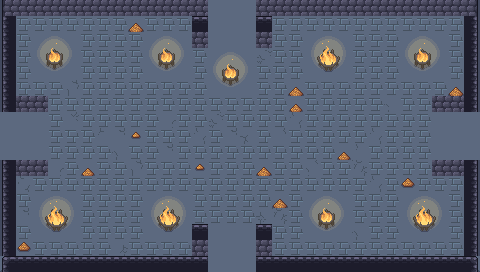

Below is a game level as drawn by its tile map, then a one-line description and the .tmx that defines it (tile-layer data replaced by summaries):
An orthogonal 30x17 tile map with 16x16 px tiles, 6 tile layers (ground, dressing, decor, walls, ...), 5 tilesets and 10 objects (5x ENTRY, 4x PROP, EXIT).

<map version="1.10" tiledversion="1.10.2" orientation="orthogonal" renderorder="right-down" width="30" height="17" tilewidth="16" tileheight="16" infinite="0" nextlayerid="8" nextobjectid="11">
 <tileset firstgid="1" name="wall" tilewidth="16" tileheight="16" tilecount="493" columns="17">
  <image source="../../../gfx/tiles/cove/walls_floor.png" width="272" height="464" />
 </tileset>
 <tileset firstgid="494" name="cracks" tilewidth="16" tileheight="16" tilecount="120" columns="8">
  <image source="../../../gfx/tiles/cove/cracks_floor.png" width="128" height="240" />
 </tileset>
 <tileset firstgid="614" name="wallcracks" tilewidth="16" tileheight="16" tilecount="256" columns="8">
  <image source="../../../gfx/tiles/cove/cracks_walls.png" width="128" height="512" />
 </tileset>
 <tileset firstgid="870" name="objects" tilewidth="16" tileheight="16" tilecount="216" columns="24">
  <image source="../../../gfx/tiles/cove/objects.png" width="384" height="144" />
 </tileset>
 <tileset firstgid="1086" name="fire" tilewidth="16" tileheight="16" tilecount="198" columns="11">
  <image source="../../../gfx/tiles/cove/fire.png" width="176" height="288" />
  <tile id="0">
   <animation>
    <frame tileid="0" duration="150" />
    <frame tileid="33" duration="150" />
    <frame tileid="66" duration="150" />
    <frame tileid="99" duration="150" />
    <frame tileid="132" duration="150" />
    <frame tileid="165" duration="150" />
   </animation>
  </tile>
  <tile id="1">
   <animation>
    <frame tileid="1" duration="150" />
    <frame tileid="34" duration="150" />
    <frame tileid="67" duration="150" />
    <frame tileid="100" duration="150" />
    <frame tileid="133" duration="150" />
    <frame tileid="166" duration="150" />
   </animation>
  </tile>
  <tile id="2">
   <animation>
    <frame tileid="2" duration="150" />
    <frame tileid="35" duration="150" />
    <frame tileid="68" duration="150" />
    <frame tileid="101" duration="150" />
    <frame tileid="134" duration="150" />
    <frame tileid="167" duration="150" />
   </animation>
  </tile>
  <tile id="3">
   <animation>
    <frame tileid="3" duration="150" />
    <frame tileid="36" duration="150" />
    <frame tileid="69" duration="150" />
    <frame tileid="102" duration="150" />
    <frame tileid="135" duration="150" />
    <frame tileid="168" duration="150" />
   </animation>
  </tile>
  <tile id="4">
   <animation>
    <frame tileid="4" duration="150" />
    <frame tileid="37" duration="150" />
    <frame tileid="70" duration="150" />
    <frame tileid="103" duration="150" />
    <frame tileid="136" duration="150" />
    <frame tileid="169" duration="150" />
   </animation>
  </tile>
  <tile id="5">
   <animation>
    <frame tileid="5" duration="150" />
    <frame tileid="38" duration="150" />
    <frame tileid="71" duration="150" />
    <frame tileid="104" duration="150" />
    <frame tileid="137" duration="150" />
    <frame tileid="170" duration="150" />
   </animation>
  </tile>
  <tile id="6">
   <animation>
    <frame tileid="6" duration="150" />
    <frame tileid="39" duration="150" />
    <frame tileid="72" duration="150" />
    <frame tileid="105" duration="150" />
    <frame tileid="138" duration="150" />
    <frame tileid="171" duration="150" />
   </animation>
  </tile>
  <tile id="7">
   <animation>
    <frame tileid="7" duration="150" />
    <frame tileid="40" duration="150" />
    <frame tileid="73" duration="150" />
    <frame tileid="106" duration="150" />
    <frame tileid="139" duration="150" />
    <frame tileid="172" duration="150" />
   </animation>
  </tile>
  <tile id="8">
   <animation>
    <frame tileid="8" duration="150" />
    <frame tileid="41" duration="150" />
    <frame tileid="74" duration="150" />
    <frame tileid="107" duration="150" />
    <frame tileid="140" duration="150" />
    <frame tileid="173" duration="150" />
   </animation>
  </tile>
  <tile id="9">
   <animation>
    <frame tileid="9" duration="150" />
    <frame tileid="42" duration="150" />
    <frame tileid="75" duration="150" />
    <frame tileid="108" duration="150" />
    <frame tileid="141" duration="150" />
    <frame tileid="174" duration="150" />
   </animation>
  </tile>
  <tile id="10">
   <animation>
    <frame tileid="10" duration="150" />
    <frame tileid="43" duration="150" />
    <frame tileid="76" duration="150" />
    <frame tileid="109" duration="150" />
    <frame tileid="142" duration="150" />
    <frame tileid="175" duration="150" />
   </animation>
  </tile>
  <tile id="11">
   <animation>
    <frame tileid="11" duration="150" />
    <frame tileid="44" duration="150" />
    <frame tileid="77" duration="150" />
    <frame tileid="110" duration="150" />
    <frame tileid="143" duration="150" />
    <frame tileid="176" duration="150" />
   </animation>
  </tile>
  <tile id="12">
   <animation>
    <frame tileid="12" duration="150" />
    <frame tileid="45" duration="150" />
    <frame tileid="78" duration="150" />
    <frame tileid="111" duration="150" />
    <frame tileid="144" duration="150" />
    <frame tileid="177" duration="150" />
   </animation>
  </tile>
  <tile id="13">
   <animation>
    <frame tileid="13" duration="150" />
    <frame tileid="46" duration="150" />
    <frame tileid="79" duration="150" />
    <frame tileid="112" duration="150" />
    <frame tileid="145" duration="150" />
    <frame tileid="178" duration="150" />
   </animation>
  </tile>
  <tile id="14">
   <animation>
    <frame tileid="14" duration="150" />
    <frame tileid="47" duration="150" />
    <frame tileid="80" duration="150" />
    <frame tileid="113" duration="150" />
    <frame tileid="146" duration="150" />
    <frame tileid="179" duration="150" />
   </animation>
  </tile>
  <tile id="15">
   <animation>
    <frame tileid="15" duration="150" />
    <frame tileid="48" duration="150" />
    <frame tileid="81" duration="150" />
    <frame tileid="114" duration="150" />
    <frame tileid="147" duration="150" />
    <frame tileid="180" duration="150" />
   </animation>
  </tile>
  <tile id="16">
   <animation>
    <frame tileid="16" duration="150" />
    <frame tileid="49" duration="150" />
    <frame tileid="82" duration="150" />
    <frame tileid="115" duration="150" />
    <frame tileid="148" duration="150" />
    <frame tileid="181" duration="150" />
   </animation>
  </tile>
  <tile id="17">
   <animation>
    <frame tileid="17" duration="150" />
    <frame tileid="50" duration="150" />
    <frame tileid="83" duration="150" />
    <frame tileid="116" duration="150" />
    <frame tileid="149" duration="150" />
    <frame tileid="182" duration="150" />
   </animation>
  </tile>
  <tile id="18">
   <animation>
    <frame tileid="18" duration="150" />
    <frame tileid="51" duration="150" />
    <frame tileid="84" duration="150" />
    <frame tileid="117" duration="150" />
    <frame tileid="150" duration="150" />
    <frame tileid="183" duration="150" />
   </animation>
  </tile>
  <tile id="19">
   <animation>
    <frame tileid="19" duration="150" />
    <frame tileid="52" duration="150" />
    <frame tileid="85" duration="150" />
    <frame tileid="118" duration="150" />
    <frame tileid="151" duration="150" />
    <frame tileid="184" duration="150" />
   </animation>
  </tile>
  <tile id="20">
   <animation>
    <frame tileid="20" duration="150" />
    <frame tileid="53" duration="150" />
    <frame tileid="86" duration="150" />
    <frame tileid="119" duration="150" />
    <frame tileid="152" duration="150" />
    <frame tileid="185" duration="150" />
   </animation>
  </tile>
  <tile id="21">
   <animation>
    <frame tileid="21" duration="150" />
    <frame tileid="54" duration="150" />
    <frame tileid="87" duration="150" />
    <frame tileid="120" duration="150" />
    <frame tileid="153" duration="150" />
    <frame tileid="186" duration="150" />
   </animation>
  </tile>
  <tile id="22">
   <animation>
    <frame tileid="22" duration="150" />
    <frame tileid="55" duration="150" />
    <frame tileid="88" duration="150" />
    <frame tileid="121" duration="150" />
    <frame tileid="154" duration="150" />
    <frame tileid="187" duration="150" />
   </animation>
  </tile>
  <tile id="23">
   <animation>
    <frame tileid="23" duration="150" />
    <frame tileid="56" duration="150" />
    <frame tileid="89" duration="150" />
    <frame tileid="122" duration="150" />
    <frame tileid="155" duration="150" />
    <frame tileid="188" duration="150" />
   </animation>
  </tile>
  <tile id="24">
   <animation>
    <frame tileid="24" duration="150" />
    <frame tileid="57" duration="150" />
    <frame tileid="90" duration="150" />
    <frame tileid="123" duration="150" />
    <frame tileid="156" duration="150" />
    <frame tileid="189" duration="150" />
   </animation>
  </tile>
  <tile id="25">
   <animation>
    <frame tileid="25" duration="150" />
    <frame tileid="58" duration="150" />
    <frame tileid="91" duration="150" />
    <frame tileid="124" duration="150" />
    <frame tileid="157" duration="150" />
    <frame tileid="190" duration="150" />
   </animation>
  </tile>
  <tile id="26">
   <animation>
    <frame tileid="26" duration="150" />
    <frame tileid="59" duration="150" />
    <frame tileid="92" duration="150" />
    <frame tileid="125" duration="150" />
    <frame tileid="158" duration="150" />
    <frame tileid="191" duration="150" />
   </animation>
  </tile>
  <tile id="27">
   <animation>
    <frame tileid="27" duration="150" />
    <frame tileid="60" duration="150" />
    <frame tileid="93" duration="150" />
    <frame tileid="126" duration="150" />
    <frame tileid="159" duration="150" />
    <frame tileid="192" duration="150" />
   </animation>
  </tile>
  <tile id="28">
   <animation>
    <frame tileid="28" duration="150" />
    <frame tileid="61" duration="150" />
    <frame tileid="94" duration="150" />
    <frame tileid="127" duration="150" />
    <frame tileid="160" duration="150" />
    <frame tileid="193" duration="150" />
   </animation>
  </tile>
  <tile id="29">
   <animation>
    <frame tileid="29" duration="150" />
    <frame tileid="62" duration="150" />
    <frame tileid="95" duration="150" />
    <frame tileid="128" duration="150" />
    <frame tileid="161" duration="150" />
    <frame tileid="194" duration="150" />
   </animation>
  </tile>
  <tile id="30">
   <animation>
    <frame tileid="30" duration="150" />
    <frame tileid="63" duration="150" />
    <frame tileid="96" duration="150" />
    <frame tileid="129" duration="150" />
    <frame tileid="162" duration="150" />
    <frame tileid="195" duration="150" />
   </animation>
  </tile>
  <tile id="31">
   <animation>
    <frame tileid="31" duration="150" />
    <frame tileid="64" duration="150" />
    <frame tileid="97" duration="150" />
    <frame tileid="130" duration="150" />
    <frame tileid="163" duration="150" />
    <frame tileid="196" duration="150" />
   </animation>
  </tile>
  <tile id="32">
   <animation>
    <frame tileid="32" duration="150" />
    <frame tileid="65" duration="150" />
    <frame tileid="98" duration="150" />
    <frame tileid="131" duration="150" />
    <frame tileid="164" duration="150" />
    <frame tileid="197" duration="150" />
   </animation>
  </tile>
 </tileset>
 <layer id="1" name="ground" width="30" height="17">
  <data>[510 cells, 510 non-empty, 1 distinct tile ids]</data>
 </layer>
 <layer id="2" name="dressing" width="30" height="17">
  <data>[510 cells, 380 non-empty, 46 distinct tile ids]</data>
 </layer>
 <layer id="3" name="decor" width="30" height="17">
  <data>[510 cells, 0 non-empty, 0 distinct tile ids]</data>
 </layer>
 <layer id="4" name="walls" width="30" height="17">
  <data>[510 cells, 78 non-empty, 8 distinct tile ids]</data>
 </layer>
 <layer id="5" name="props" width="30" height="17">
  <data>[510 cells, 25 non-empty, 4 distinct tile ids]</data>
 </layer>
 <layer id="6" name="overhead" width="30" height="17">
  <data>[510 cells, 0 non-empty, 0 distinct tile ids]</data>
 </layer>
 <objectgroup id="7" name="spawns">
  <object id="1" name="UP" type="ENTRY" x="232" y="24" />
  <object id="2" name="DOWN" type="ENTRY" x="232" y="248" />
  <object id="3" name="LEFT" type="ENTRY" x="24" y="136" />
  <object id="4" name="RIGHT" type="ENTRY" x="456" y="136" />
  <object id="5" name="" type="ENTRY" x="248" y="136" />
  <object id="6" name="" type="EXIT" x="232" y="136" />
  <object id="7" name="torch" type="PROP" x="56" y="264" />
  <object id="8" name="torch" type="PROP" x="424" y="264" />
  <object id="9" name="torch" type="PROP" x="8" y="232" />
  <object id="10" name="torch" type="PROP" x="472" y="232" />
 </objectgroup>
</map>
